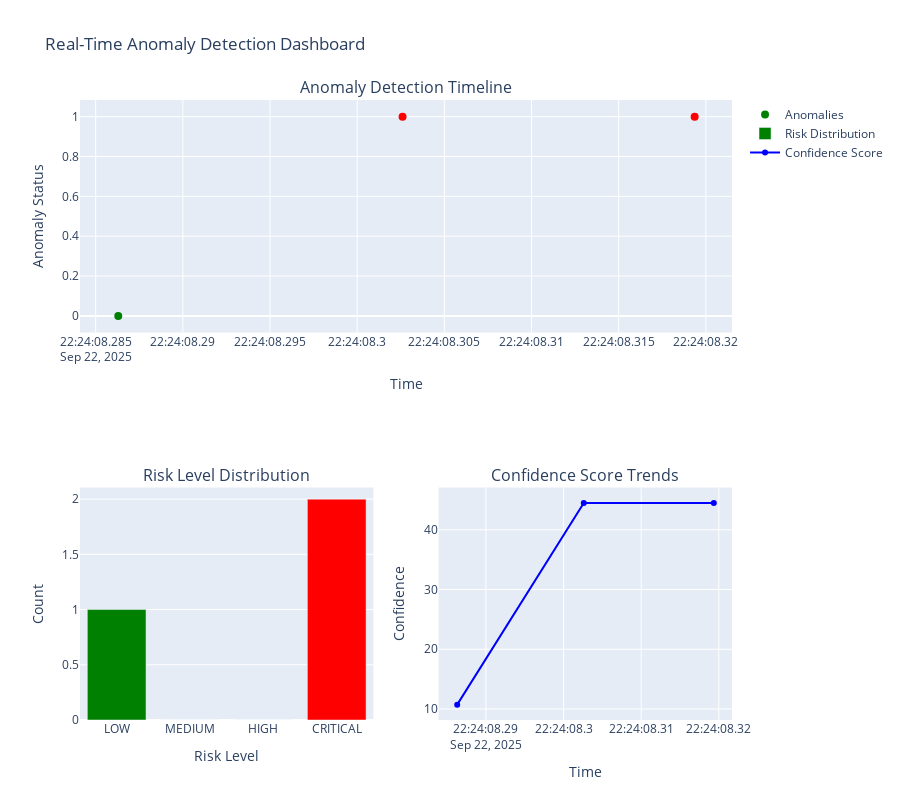

Notebook cell for this chart:
### Code cell
# VISUALIZE ANOMALY DETECTION RESULTS
print("GENERATING ANOMALY DETECTION VISUALIZATIONS")
print("="*50)

try:
    # Create comprehensive visualization
    fig = anomaly_detector.create_anomaly_dashboard()
    
    # Display the dashboard
    fig.show()
    
    print("\nInteractive anomaly detection dashboard created successfully!")
    print("Dashboard includes:")
    print("• Real-time anomaly scores by algorithm")
    print("• Risk level distribution")
    print("• Model confidence trends")
    print("• Equipment parameter correlations")
    
    # Show detection statistics
    if anomaly_detector.anomaly_history:
        print(f"\nDETECTION STATISTICS:")
        print(f"Total detections: {len(anomaly_detector.anomaly_history)}")
        
        # Count by risk level
        risk_counts = {}
        for detection in anomaly_detector.anomaly_history:
            risk = detection['risk_level']
            risk_counts[risk] = risk_counts.get(risk, 0) + 1
        
        print("Risk Level Distribution:")
        for risk, count in risk_counts.items():
            print(f"  {risk}: {count} detections")
    
except Exception as e:
    print(f"Error creating dashboard: {e}")
    print("Dashboard visualization requires plotly. Install with: pip install plotly")

### Figure 1 — Plotly figure (JSON) as saved in the notebook; plotly's stock layout.template omitted (floating-point values rounded to 4 significant figures)
{"data": [{"hovertemplate": "<b>%{text}</b><br>Time: %{x}<br>Anomaly: %{y}<extra></extra>", "marker": {"color": ["green", "red", "red"], "size": 8}, "mode": "markers", "name": "Anomalies", "text": ["Risk: LOW", "Risk: CRITICAL", "Risk: CRITICAL"], "type": "scatter", "x": ["2025-09-22T22:24:08.286296", "2025-09-22T22:24:08.302603", "2025-09-22T22:24:08.319358"], "xaxis": "x", "y": [0, 1, 1], "yaxis": "y"}, {"marker": {"color": ["green", "yellow", "orange", "red"]}, "name": "Risk Distribution", "type": "bar", "x": ["LOW", "MEDIUM", "HIGH", "CRITICAL"], "xaxis": "x2", "y": [1, 0, 0, 2], "yaxis": "y2"}, {"line": {"color": "blue"}, "mode": "lines+markers", "name": "Confidence Score", "type": "scatter", "x": ["2025-09-22T22:24:08.286296", "2025-09-22T22:24:08.302603", "2025-09-22T22:24:08.319358"], "xaxis": "x3", "y": [10.73, 44.51, 44.51], "yaxis": "y3"}], "layout": {"annotations": [{"font": {"size": 16}, "showarrow": false, "text": "Anomaly Detection Timeline", "x": 0.5, "xanchor": "center", "xref": "paper", "y": 1, "yanchor": "bottom", "yref": "paper"}, {"font": {"size": 16}, "showarrow": false, "text": "Risk Level Distribution", "x": 0.225, "xanchor": "center", "xref": "paper", "y": 0.375, "yanchor": "bottom", "yref": "paper"}, {"font": {"size": 16}, "showarrow": false, "text": "Confidence Score Trends", "x": 0.775, "xanchor": "center", "xref": "paper", "y": 0.375, "yanchor": "bottom", "yref": "paper"}], "height": 800, "showlegend": true, "title": {"text": "Real-Time Anomaly Detection Dashboard"}, "xaxis": {"anchor": "y", "domain": [0, 1], "title": {"text": "Time"}}, "xaxis2": {"anchor": "y2", "domain": [0, 0.45], "title": {"text": "Risk Level"}}, "xaxis3": {"anchor": "y3", "domain": [0.55, 1], "title": {"text": "Time"}}, "yaxis": {"anchor": "x", "domain": [0.625, 1], "title": {"text": "Anomaly Status"}}, "yaxis2": {"anchor": "x2", "domain": [0, 0.375], "title": {"text": "Count"}}, "yaxis3": {"anchor": "x3", "domain": [0, 0.375], "title": {"text": "Confidence"}}}}
